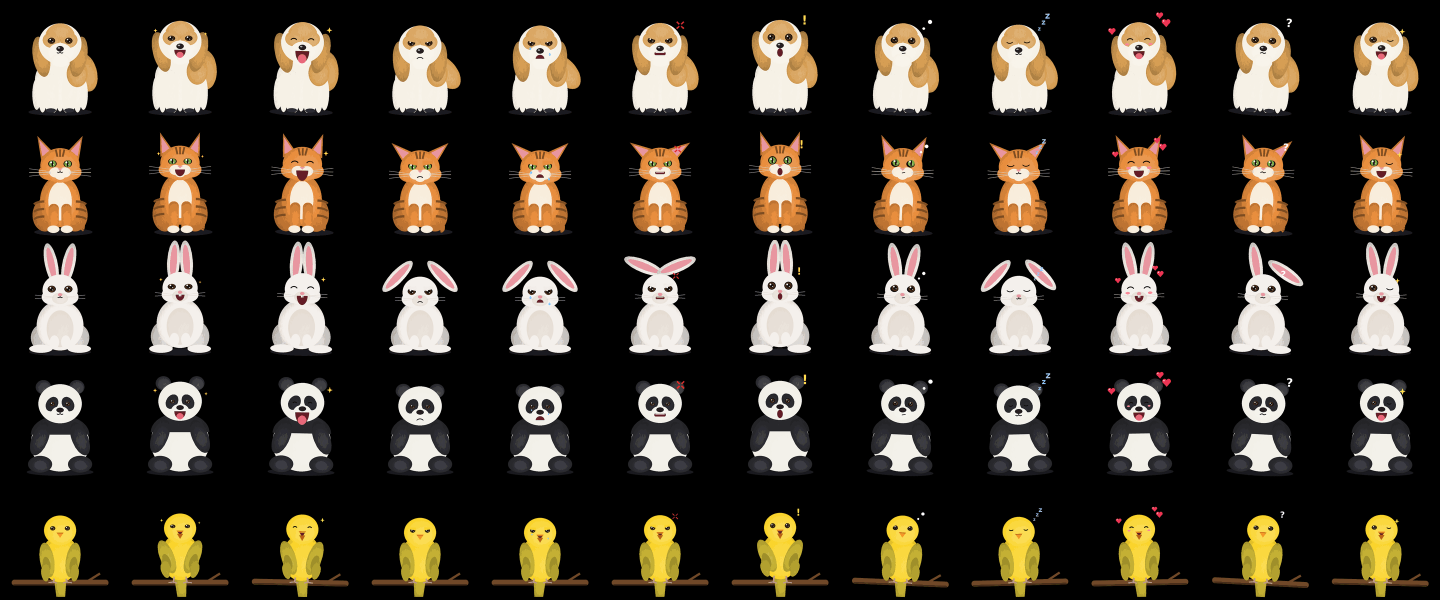
#> input picture herramientas/hoja-mascotas.png, 2880 x 1200 px (shown at 1/2 size)
$ python -i generar_perrito.py   (imports and definitions only)
#> lines starting #> are read from the running program, lines starting #| are printed output that depends on the picture
#> further down, picture is the input picture: PIL image 2880x1200 RGB; mean R, G, B 55.3, 48.5, 38.8
"""
Genera las 21 animaciones de cuerpo completo de KusiVox (GIF 240x240, fondo negro).

Personaje original: "Kusi", un perrito cusqueno de pelaje caramelo con chullo (gorro
andino con pompon) y poncho a rayas. Cada emocion es una animacion corta de 8 cuadros:
salta, mueve las patas y la cola, levanta o baja las orejas y cambia ojos y hocico.

Se dibuja a 3x y se reduce para que los bordes salgan suaves.
Uso: python3 generar_kusi.py [carpeta_salida]
"""

import math
import os
import sys

from PIL import Image, ImageDraw

TAM = 240
S = 3
W = TAM * S
SALIDA = sys.argv[1] if len(sys.argv) > 1 else os.path.join(os.path.dirname(os.path.abspath(__file__)), "gif")

# ------------------------------------------------------------ colores
NEGRO = (0, 0, 0)
BLANCO = (255, 255, 255)
PIEL = (226, 168, 104)          # pelaje caramelo
PIEL_OSCURA = (150, 92, 54)     # orejas
HOCICO = (252, 236, 212)
NARIZ = (44, 28, 32)
CHULLO = (214, 44, 72)
CHULLO_AMARILLO = (252, 198, 58)
CHULLO_BLANCO = (250, 246, 236)
CHULLO_AZUL = (44, 150, 214)
PONCHO = (30, 150, 186)
PONCHO_OSCURO = (22, 110, 140)
FRANJA_1 = (252, 198, 58)
FRANJA_2 = (232, 60, 98)
MANGA = PIEL
PANTALON = (66, 72, 128)
OJOTA = (150, 98, 62)
IRIS_ARRIBA = (120, 222, 255)
IRIS_ABAJO = (28, 104, 196)
PUPILA = (10, 24, 58)
BOCA = (110, 26, 48)
LENGUA = (255, 120, 150)
DIENTES = (255, 255, 255)
MEJILLA = (255, 100, 140)
LAGRIMA = (110, 196, 255)
CORAZON = (255, 70, 120)
ENOJO = (255, 76, 76)
AMARILLO = (255, 222, 90)
CEJA = (70, 40, 34)
LENTES = (20, 22, 30)
CHOCLO = (250, 214, 70)
HOJA = (110, 190, 90)

# Puntos de referencia (coordenadas de 240)
SUELO = 204
CENTRO_CABEZA = (120, 96)
RADIO_CABEZA = 46
CUELLO = (120, 136)
HOMBRO_I = (100, 142)
HOMBRO_D = (140, 142)
CADERA_I = (110, 178)
CADERA_D = (130, 178)


# Orejas y cola segun la emocion: (orejas, angulo de la cola, meneo, rapidez del meneo)
ESTILO_PERRITO = {
    "neutral": ("normal", -50, 10, 1), "happy": ("arriba", -55, 28, 4), "laughing": ("normal", -55, 24, 4),
    "funny": ("normal", -50, 20, 2), "sad": ("caidas", 70, 4, 1), "angry": ("atras", -85, 3, 2),
    "crying": ("caidas", 75, 3, 1), "loving": ("normal", -55, 28, 3), "embarrassed": ("caidas", 35, 8, 1),
    "surprised": ("arriba", -85, 4, 2), "shocked": ("arriba", 100, 2, 4), "thinking": ("normal", -40, 6, 1),
    "winking": ("normal", -55, 20, 2), "cool": ("normal", -45, 8, 1), "relaxed": ("normal", -35, 8, 1),
    "delicious": ("arriba", -55, 24, 3), "kissy": ("normal", -55, 16, 2), "confident": ("arriba", -70, 10, 1),
    "sleepy": ("caidas", 60, 2, 1), "silly": ("normal", -50, 26, 4), "confused": ("normal", -40, 5, 1),
}
EMOCION_ACTUAL = ["neutral"]


def estilo():
    return ESTILO_PERRITO.get(EMOCION_ACTUAL[0], ESTILO_PERRITO["neutral"])


def p(v):
    return int(round(v * S))


def capa():
    return Image.new("RGBA", (W, W), (0, 0, 0, 0))


class Lapiz:
    """Dibuja en coordenadas de 240 sobre una capa de 720."""

    def __init__(self, img):
        self.img = img
        self.d = ImageDraw.Draw(img)

    def elipse(self, cx, cy, rx, ry, color, borde=None, grosor=0):
        self.d.ellipse([p(cx - rx), p(cy - ry), p(cx + rx), p(cy + ry)], fill=color,
                       outline=borde, width=p(grosor) if grosor else 0)

    def circulo(self, cx, cy, r, color):
        self.elipse(cx, cy, r, r, color)

    def poligono(self, puntos, color):
        self.d.polygon([(p(x), p(y)) for x, y in puntos], fill=color)

    # [7 lines left out: function linea, not called in this run]

    def arco(self, cx, cy, rx, ry, inicio, fin, color, grosor):
        self.d.arc([p(cx - rx), p(cy - ry), p(cx + rx), p(cy + ry)], inicio, fin, fill=color, width=p(grosor))

    def cuerda(self, cx, cy, rx, ry, inicio, fin, color):
        self.d.chord([p(cx - rx), p(cy - ry), p(cx + rx), p(cy + ry)], inicio, fin, fill=color)

    def rect(self, x1, y1, x2, y2, color, radio=0):
        self.d.rounded_rectangle([p(x1), p(y1), p(x2), p(y2)], radius=p(radio), fill=color)


# [28 lines left out: functions degradado_circulo, corazon, estrella, not called in this run]


# ------------------------------------------------------------ cara

OJO_I = (103, 99)
OJO_D = (137, 99)


# [189 lines left out: functions ojo_abierto, parpado, ojos, lentes, cejas, boca and 3 more, not called in this run]


ANGULO_OREJAS = {"normal": 16, "arriba": 62, "caidas": -4, "atras": 38}


# [89 lines left out: functions oreja, cabeza, piernas, cola, poncho, not called in this run]


def brazo(l, hombro, codo, mano):
    l.linea([hombro, codo, mano], PIEL, 10)
    l.circulo(mano[0], mano[1], 6.6, HOCICO)


# [161 lines left out: functions mover, personaje, cuadro, ef_destellos, ef_corazones, ef_zzz and 9 more, not called in this run]


def ef_beso(l, t):
    fase = t % 8
    corazon(l, 160 + fase * 6, 104 - fase * 9, 10 + fase, CORAZON)


def ef_brillo_lentes(l, t):
    if t % 4 == 1:
        estrella(l, 146, 92, 9, BLANCO)


# [4 lines left out: function ef_estrellitas, not called in this run]


# ------------------------------------------------------------ objetos

def obj_corazon_manos(l, t):
    corazon(l, 120, 154, 26 + (3 if t % 2 else 0), CORAZON)


# [17 lines left out: functions obj_hueso, obj_lagrimas, not called in this run]


def lagrima_quieta(l):
    l.poligono([(OJO_D[0] + 8, 110), (OJO_D[0] + 5, 117), (OJO_D[0] + 11, 117)], LAGRIMA)
    l.circulo(OJO_D[0] + 8, 117, 3, LAGRIMA)


# ------------------------------------------------------------ poses base

# [265 lines left out: functions reposo, saltar, e_neutral, e_happy, e_laughing, e_funny and 17 more, not called in this run]


EMOCIONES = {
    "neutral": e_neutral, "happy": e_happy, "laughing": e_laughing, "funny": e_funny,
    "sad": e_sad, "angry": e_angry, "crying": e_crying, "loving": e_loving,
    "embarrassed": e_embarrassed, "surprised": e_surprised, "shocked": e_shocked,
    "thinking": e_thinking, "winking": e_winking, "cool": e_cool, "relaxed": e_relaxed,
    "delicious": e_delicious, "kissy": e_kissy, "confident": e_confident, "sleepy": e_sleepy,
    "silly": e_silly, "confused": e_confused,
}


ESCALA = 0.94     # deja libre la barra de estado de arriba
ANCLA_Y = 212


def reducir(img):
    rgb = img.convert("RGB")
    lado = int(W * ESCALA)
    chico = rgb.resize((lado, lado), Image.LANCZOS)
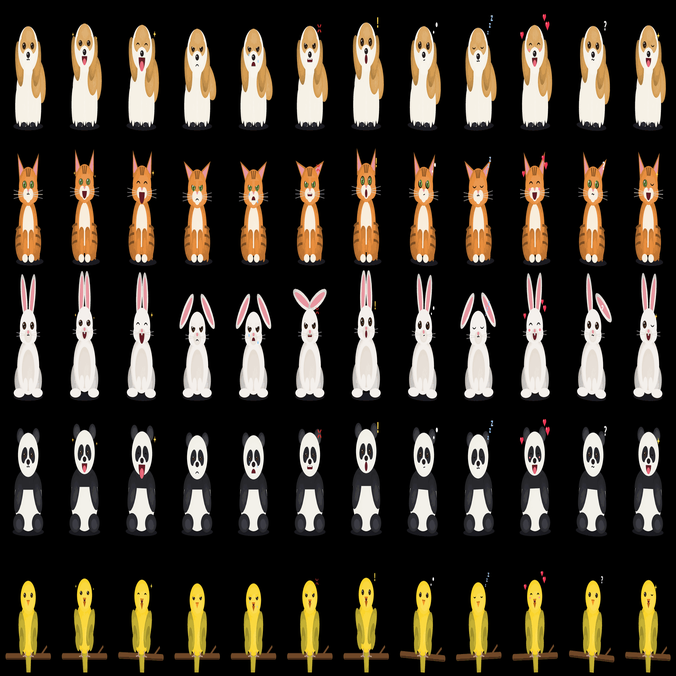
#> chico: PIL image 676x676 RGB; mean R, G, B 55.6, 48.7, 39
    fondo = Image.new("RGB", (W, W), NEGRO)
#> fondo: PIL image 720x720 RGB; every value is 0
    ox = int(p(120) - p(120) * ESCALA)
    oy = int(p(ANCLA_Y) - p(ANCLA_Y) * ESCALA)
    fondo.paste(chico, (ox, oy))
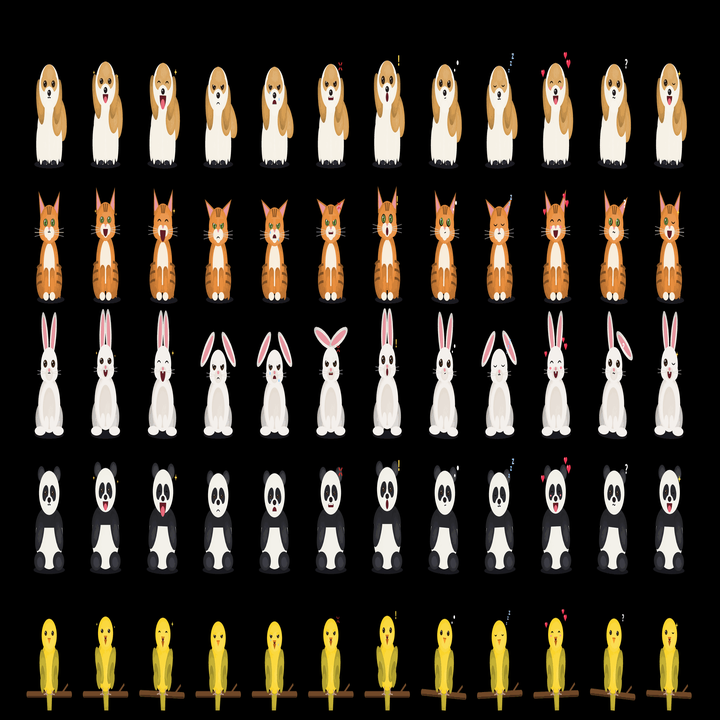
#> fondo: PIL image 720x720 RGB; mean R, G, B 49, 42.9, 34.3
    return fondo.resize((TAM, TAM), Image.LANCZOS)
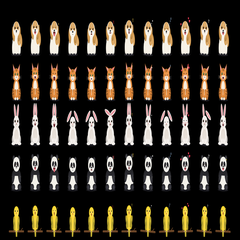
#> returned value: PIL image 240x240 RGB; mean R, G, B 49.5, 43.4, 34.7


# [12 lines left out: function guardar_gif, not called in this run]


# [10 lines not run here, left out]

>>> from PIL import Image
>>> picture = Image.open('hoja-mascotas.png')
>>> result = reducir(picture)
